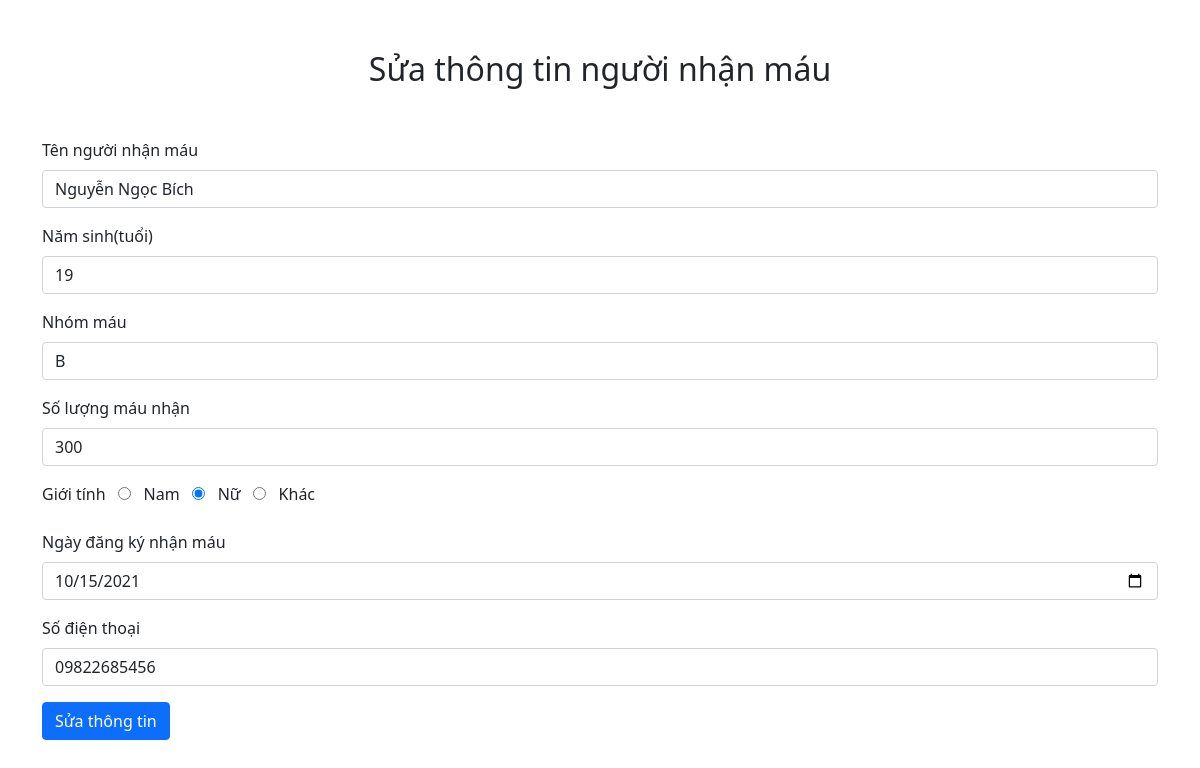
/update.php?reci_id=1, run on the app's committed database.
### tables this page shows
CREATE TABLE `recipient` (
  `reci_id` int(10) UNSIGNED NOT NULL,
  `reci_name` varchar(50) NOT NULL,
  `reci_age` int(11) DEFAULT NULL,
  `reci_bgrp` varchar(20) NOT NULL,
  `reci_bqnty` int(11) NOT NULL,
  `reci_sex` varchar(10) DEFAULT NULL,
  `reci_reg_date` date DEFAULT NULL,
  `reci_phno` varchar(15) DEFAULT NULL
);

### src/update.php (the view, shortened to what this page needs)
<!DOCTYPE html>
<html lang="en">
<head>
    <link rel="stylesheet" href="https://use.fontawesome.com/releases/v5.8.2/css/all.css" integrity="sha384-
    oS3vJWv+0UjzBfQzYUhtDYW+Pj2yciDJxpsK1OYPAYjqT085Qq/1cq5FLXAZQ7Ay">
    <link rel="stylesheet" href="https://pro.fontawesome.com/releases/v5.10.0/css/all.css" />
    <link href="https://cdn.jsdelivr.net/npm/bootstrap@5.1.1/dist/css/bootstrap.min.css" rel="stylesheet">
</head>
<body>
    <div class="container">
        <h2 style="text-align: center;margin-top : 50px">Sửa thông tin người nhận máu</h2>
        <?php
        $conn = mysqli_connect('localhost', 'root', '', 'blood_recipient');
        $reci_id = $_GET['reci_id'];
        $slt = mysqli_query($conn, "Select * from recipient where reci_id = '$reci_id'");
        if (mysqli_num_rows($slt) > 0) {
            $row = mysqli_fetch_assoc($slt);
        } else {
            header('index.php');
        }
        ?>
        <form action="" method="Post" style="margin-top: 50px;">
            <div class="mb-3">
                <label for="exampleInput" class="form-label">Tên người nhận máu</label>
                <input name="reci_name" value="<?php echo $row['reci_name'] ?>" type="text" class="form-control" id="exampleInput">
            </div>
            <div class="mb-3">
                <label for="exampleInput" class="form-label">Năm sinh(tuổi)</label>
                <input name="reci_age" value="<?php echo $row['reci_age'] ?>" type="text" class="form-control" id="exampleInput">
            </div>
            <div class="mb-3">
                <label for="exampleInput" class="form-label">Nhóm máu</label>
                <input name="reci_bgrp" value="<?php echo $row['reci_bgrp'] ?>" type="text" class="form-control" id="exampleInput">
            </div>
            <div class="mb-3">
                <label for="exampleInput" class="form-label">Số lượng máu nhận</label>
                <input name="reci_bqnty" value="<?php echo $row['reci_bqnty'] ?>" type="text" class="form-control" id="exampleInput">
            </div>
            <div class="mb-3">
                <label for="exampleInput" class="form-label">Giới tính</label>
                  <input <?php if ($row['reci_sex'] == "Nam") {
                                echo "checked";
                            } ?> type="radio" name="reci_sex" value="Nam">
                  <label>Nam</label>
                  <input <?php if ($row['reci_sex'] == "Nữ") {
                                echo "checked";
                            } ?> type="radio" name="reci_sex" value="Nữ">
                  <label>Nữ</label>
                  <input <?php if ($row['reci_sex'] == "Khác") {
                                echo "checked";
                            } ?> type="radio" name="reci_sex" value="Khác">
                  <label>Khác</label>
            </div>
            <div class="mb-3">
                <label for="exampleInput" class="form-label">Ngày đăng ký nhận máu</label>
                <input name="reci_reg_date" value="<?php echo $row['reci_reg_date'] ?>" type="date" class="form-control" id="exampleInput">
            </div>
            <div class="mb-3">
                <label for="exampleInput" class="form-label">Số điện thoại</label>
                <input name="reci_phno" value="<?php echo $row['reci_phno'] ?>" type="text" class="form-control" id="exampleInput">
            </div>
            <button type="submit" name="btn_update" class="btn btn-primary">Sửa thông tin</button>
        </form>
    </div>
</body>
</html>

### data on the page
recipient: reci_name "Nguyễn Ngọc Bích", reci_age "19", reci_bgrp "B", reci_bqnty "300", reci_sex "☑", reci_reg_date "10/15/2021", reci_phno "09822685456"
